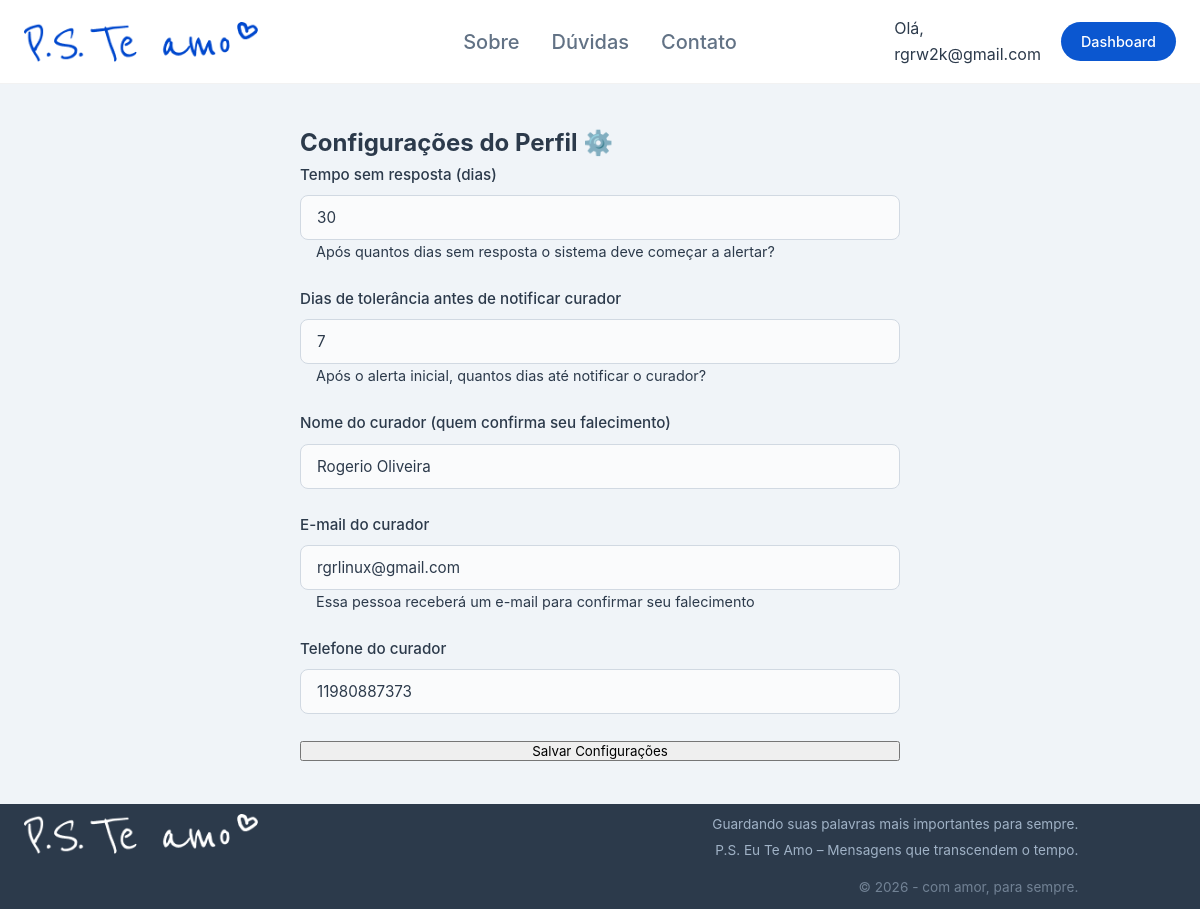
Screenshot of /configurar-perfil/ (signed in) with the database file from the repository.
### core/models.py (models this page shows, shortened)
class Perfil(models.Model):
    STATUS_CHOICES = [
        ('ativo', 'Ativo'),
        ('suspeito', 'Suspeito (sem resposta)'),
        ('falecido', 'Falecido - aguardando envio'),
        ('enviado', 'Mensagens enviadas'),
    ]
    usuario = models.OneToOneField(User, on_delete=models.CASCADE)
    foto = models.ImageField(verbose_name='Foto de perfil', upload_to='avatar/%Y/%m/', blank=True, null=True)
    ultimo_sinal_vida = models.DateTimeField(default=timezone.now)
    status = models.CharField(max_length=20, choices=STATUS_CHOICES, default='ativo')
    tempo_resposta_dias = models.IntegerField(default=30)  # dias sem resposta
    dias_tolerancia = models.IntegerField(default=7)  # após falhar, avisos diários
    curador_nome = models.CharField(max_length=200, blank=True)
    curador_email = models.EmailField(blank=True)
    curador_telefone = models.CharField(max_length=20, blank=True)
    curador_codigo = models.CharField(max_length=64, blank=True, unique=True)
    plano = models.CharField(max_length=20, default='gratuito')  # gratuito, basico, premium
    data_assinatura = models.DateTimeField(null=True, blank=True)
    data_expiracao = models.DateTimeField(null=True, blank=True)

### core/views.py (the view)
# urls.py: path('configurar-perfil/', views.configurar_perfil, name='configurar_perfil'),
@login_required
def configurar_perfil(request):
    perfil, created = Perfil.objects.get_or_create(usuario=request.user)
    if request.method == 'POST':
        form = PerfilForm(request.POST, instance=perfil)
        if form.is_valid():
            form.save()
            messages.success(request, 'Perfil configurado com sucesso!')
            return redirect('dashboard')
    else:
        form = PerfilForm(instance=perfil)
    return render(request, 'core/configurar_perfil.html', {'form': form})

### core/templates/core/configurar_perfil.html (shortened to what this page needs)
{% extends 'core/base.html' %}
{% block content %}
<div style="max-width: 600px; margin: 40px auto;">
    <div class="card">
        <h2>Configurações do Perfil ⚙️</h2>
        <form method="post">
            {% for field in form %}
            <div class="form-group">
                <label>{{ field.label }}</label>
                {{ field }}
                {% if field.help_text %}
                    <div class="help-text">{{ field.help_text }}</div>
                {% endif %}
            </div>
            {% endfor %}
            <button type="submit" class="btn btn-primary" style="width: 100%;">Salvar Configurações</button>
        </form>
    </div>
</div>
{% endblock %}

### core/templates/core/base.html (shortened to what this page needs)
{% load static %}
<!DOCTYPE html>
<html lang="pt-BR">
<head>
    <link rel="stylesheet" href="{% static 'css/style.css' %}">
</head>
<body>
    <header class="main-header">
        <div class="container row-24">
            <div class="logo-area col-6 logo-img">
                <a href="{% url 'index' %}" class="logo-link">
                    <img src="{% static 'img/logo.png' %}" alt="P.S. Te amo" class="logo-img">
                </a>
            </div>
            <nav class="main-nav col-12">
                <ul>
                    <li><a href="{% if request.resolver_match.url_name == 'index' %}#sobre{% else %}{% url 'index' %}#sobre{% endif %}">Sobre</a></li>
                    <li><a href="{% if request.resolver_match.url_name == 'index' %}#como-funciona{% else %}{% url 'index' %}#como-funciona{% endif %}">Dúvidas</a></li>
                    <li><a href="{% if request.resolver_match.url_name == 'index' %}#faq{% else %}{% url 'index' %}#faq{% endif %}">Contato</a></li>
                </ul>
            </nav>
            <div class="auth-actions col-6">
                {% if user.is_authenticated %}
                    <span class="user-welcome">Olá, {{ user.username }}</span>
                    <a href="{% url 'dashboard' %}" class="btn-primary-nav">Dashboard</a>
                {% else %}
                    <a href="{% url 'cadastro' %}" class="btn-link">Criar conta</a>
                    <a href="{% url 'login' %}" class="btn-primary-nav">Fazer login</a>
                {% endif %}
            </div>
        </div>
    </header>
    <main>
        {% block content %}
        {% endblock content %}
    </main>
    <footer class="main-footer">
        <div class="container row-24">
            <div class="logo-area col-6 logo-img">
                <a href="{% url 'index' %}" class="logo-link">
                    <img src="{% static 'img/logo_white.png' %}" alt="P.S. Te amo" class="logo-img">
                </a>
            </div>
            <div class="footer-info col-16">
                <p>Guardando suas palavras mais importantes para sempre.</p>
                <p>P.S. Eu Te Amo – Mensagens que transcendem o tempo.</p>
                <p class="copyright">&copy; {% now "Y" %} - com amor, para sempre.</p>
            </div>
        </div>
    </footer>
</body>
</html>

### static/css/style.css (style rules this page uses)
:root { --color-bg-main: #f0f4f8; --color-bg-white: #ffffff; --color-bg-card-dark: #596780; --color-bg-card-light: #dce1e8; --color-bg-card-white: #ffffff; --color-text-dark: #2c3a4b; --color-text-muted: #627285; --color-text-light: #ffffff; --color-brand-blue: #0b57d0; --color-accent-blue: #a6cbff; --color-border-dark: #6e819a; --font-sans: -apple-system, BlinkMacSystemFont, "Zen Kaku Gothic New", Roboto, Helvetica, Arial, sans-serif; --font-serif: "Zen Antique Soft", Times New Roman, serif; --grid-columns: 24; --grid-gap: 20px; --container-max-width: 1440px; }
*, *::before, *::after { box-sizing: border-box; margin: 0; padding: 0; }
body { font-family: var(--font-sans); background-color: var(--color-bg-main); color: var(--color-text-dark); line-height: 1.6; -webkit-font-smoothing: antialiased; display: flex; flex-direction: column; min-height: 100vh; }
img { max-width: 100%; display: block; height: auto; }
button, input, textarea { font-family: inherit; }
a { text-decoration: none; color: inherit; }
main { flex: 1 0 auto; }
.container { width: 100%; max-width: var(--container-max-width); margin: 0 auto; padding-left: 24px; padding-right: 24px; }
.row-24 { display: grid; grid-template-columns: repeat(var(--grid-columns), minmax(0, 1fr)); gap: var(--grid-gap); }
.col-16 { grid-column: span 16; }
.col-12 { grid-column: span 12; }
.col-6 { grid-column: span 6; }
.main-header { background-color: var(--color-bg-white); padding: 16px 0; border-bottom: 1px solid rgba(0, 0, 0, 0.05); position: sticky; top: 0; z-index: 1000; }
.main-header .container { display: grid; align-items: center; }
.logo-img { height: 40px; width: auto; display: block; }
.main-nav ul { display: flex; justify-content: center; list-style: none; gap: 32px; }
.main-nav a { font-size: 1.25rem; color: var(--color-text-muted); font-weight: 500; transition: color 0.2s ease; }
.auth-actions { display: flex; justify-content: flex-end; align-items: center; gap: 20px; }
.btn-primary-nav { background-color: var(--color-brand-blue); color: var(--color-text-light); padding: 8px 20px; border-radius: 20px; font-size: 0.9rem; font-weight: 500; transition: background-color 0.2s ease; }
.main-footer { background-color: #2c3a4b; color: #a0b2c6; padding: 10px 0; font-size: 0.85rem; flex-shrink: 0; }
.footer-info { display: flex; flex-direction: column; align-items: flex-end; gap: 4px; text-align: right; }
.main-footer .copyright { margin-top: 12px; opacity: 0.6; }
.form-group { margin-bottom: 24px; display: block; }
.form-group label { display: block; font-size: 0.95rem; font-weight: 500; color: var(--color-text-dark); margin-bottom: 8px; }
.form-group input { width: 100%; padding: 12px 16px; border: 1px solid #d1d9e2; border-radius: 8px; font-size: 0.95rem; color: var(--color-text-dark); background-color: #fafbfc; box-sizing: border-box; }
.help-text-list, .help-text { padding-left: 1rem; font-family: var(--font-sans); font-size: 0.9rem; }
.form-group input[type="text"] { width: 100%; padding: 12px 16px; border: 1px solid #d1d9e2; border-radius: 8px; font-size: 0.95rem; color: var(--color-text-dark); background-color: #fafbfc; box-sizing: border-box; }

### rows the page displays
Perfil: form "30" "7" "Rogerio Oliveira" "rgrlinux@gmail.com" "11980887373"

### other values shown
{{ user.username }} "rgrw2k@gmail.com"
{{ field.label }} "Tempo sem resposta (dias)" "Dias de tolerância antes de notificar curador" "Nome do curador (quem confirma seu falecimento)" "E-mail do curador" "Telefone do curador"
{{ field.help_text }} "Após quantos dias sem resposta o sistema deve começar a alertar?" "Após o alerta inicial, quantos dias até notificar o curador?" "Essa pessoa receberá um e-mail para confirmar seu falecimento"
